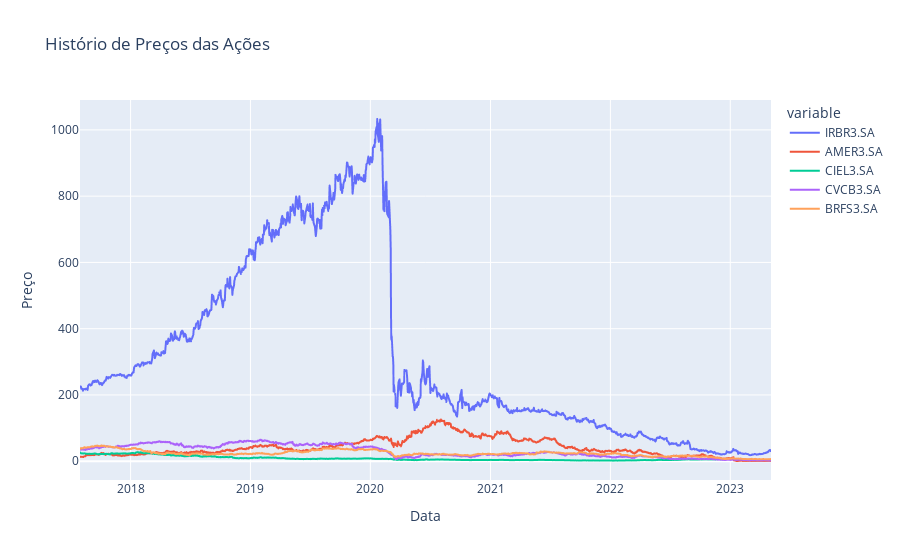

Write notebook code for a chart like this one.
### Code cell
# Histórico de ações - Tendências
fig = px.line(acoes_df, x=acoes_df["Date"], y=acoes[:-1], title='Histório de Preços das Ações')
fig.update_xaxes(title='Data')
fig.update_yaxes(title='Preço')
fig.show()

### Figure 1 — Plotly figure (JSON) as saved in the notebook; plotly's stock layout.template omitted (floating-point values rounded to 4 significant figures; data arrays with more than 128 entries replaced by an {"elided": "..."} marker saying what was removed)
{"data": [{"hovertemplate": "variable=IRBR3.SA<br>Date=%{x}<br>value=%{y}<extra></extra>", "legendgroup": "IRBR3.SA", "line": {"color": "#636efa", "dash": "solid"}, "marker": {"symbol": "circle"}, "mode": "lines", "name": "IRBR3.SA", "showlegend": true, "type": "scattergl", "x": {"elided": "1434 str values"}, "xaxis": "x", "y": {"elided": "1434 float values"}, "yaxis": "y"}, {"hovertemplate": "variable=AMER3.SA<br>Date=%{x}<br>value=%{y}<extra></extra>", "legendgroup": "AMER3.SA", "line": {"color": "#EF553B", "dash": "solid"}, "marker": {"symbol": "circle"}, "mode": "lines", "name": "AMER3.SA", "showlegend": true, "type": "scattergl", "x": {"elided": "1434 str values"}, "xaxis": "x", "y": {"elided": "1434 float values"}, "yaxis": "y"}, {"hovertemplate": "variable=CIEL3.SA<br>Date=%{x}<br>value=%{y}<extra></extra>", "legendgroup": "CIEL3.SA", "line": {"color": "#00cc96", "dash": "solid"}, "marker": {"symbol": "circle"}, "mode": "lines", "name": "CIEL3.SA", "showlegend": true, "type": "scattergl", "x": {"elided": "1434 str values"}, "xaxis": "x", "y": {"elided": "1434 float values"}, "yaxis": "y"}, {"hovertemplate": "variable=CVCB3.SA<br>Date=%{x}<br>value=%{y}<extra></extra>", "legendgroup": "CVCB3.SA", "line": {"color": "#ab63fa", "dash": "solid"}, "marker": {"symbol": "circle"}, "mode": "lines", "name": "CVCB3.SA", "showlegend": true, "type": "scattergl", "x": {"elided": "1434 str values"}, "xaxis": "x", "y": {"elided": "1434 float values"}, "yaxis": "y"}, {"hovertemplate": "variable=BRFS3.SA<br>Date=%{x}<br>value=%{y}<extra></extra>", "legendgroup": "BRFS3.SA", "line": {"color": "#FFA15A", "dash": "solid"}, "marker": {"symbol": "circle"}, "mode": "lines", "name": "BRFS3.SA", "showlegend": true, "type": "scattergl", "x": {"elided": "1434 str values"}, "xaxis": "x", "y": {"elided": "1434 float values"}, "yaxis": "y"}], "layout": {"legend": {"title": {"text": "variable"}, "tracegroupgap": 0}, "title": {"text": "Histório de Preços das Ações"}, "xaxis": {"anchor": "y", "domain": [0, 1], "title": {"text": "Data"}}, "yaxis": {"anchor": "x", "domain": [0, 1], "title": {"text": "Preço"}}}}
